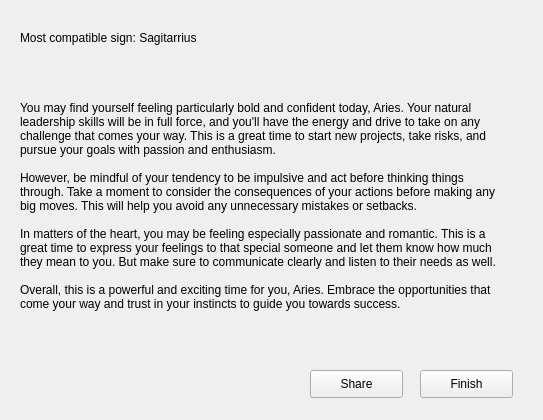
<?xml version="1.0" encoding="UTF-8"?>
<ui version="4.0">
 <class>Form</class>
 <widget class="QWidget" name="Form">
  <property name="geometry">
   <rect>
    <x>0</x>
    <y>0</y>
    <width>543</width>
    <height>420</height>
   </rect>
  </property>
  <property name="windowTitle">
   <string>Form</string>
  </property>
  <widget class="QLabel" name="label">
   <property name="geometry">
    <rect>
     <x>20</x>
     <y>30</y>
     <width>271</width>
     <height>16</height>
    </rect>
   </property>
   <property name="text">
    <string>Most compatible sign: Sagitarrius</string>
   </property>
  </widget>
  <widget class="QLabel" name="label_2">
   <property name="geometry">
    <rect>
     <x>20</x>
     <y>40</y>
     <width>491</width>
     <height>331</height>
    </rect>
   </property>
   <property name="text">
    <string>You may find yourself feeling particularly bold and confident today, Aries. Your natural leadership skills will be in full force, and you'll have the energy and drive to take on any challenge that comes your way. This is a great time to start new projects, take risks, and pursue your goals with passion and enthusiasm.

However, be mindful of your tendency to be impulsive and act before thinking things through. Take a moment to consider the consequences of your actions before making any big moves. This will help you avoid any unnecessary mistakes or setbacks.

In matters of the heart, you may be feeling especially passionate and romantic. This is a great time to express your feelings to that special someone and let them know how much they mean to you. But make sure to communicate clearly and listen to their needs as well.

Overall, this is a powerful and exciting time for you, Aries. Embrace the opportunities that come your way and trust in your instincts to guide you towards success.</string>
   </property>
   <property name="wordWrap">
    <bool>true</bool>
   </property>
  </widget>
  <widget class="QPushButton" name="pushButton">
   <property name="geometry">
    <rect>
     <x>420</x>
     <y>370</y>
     <width>93</width>
     <height>28</height>
    </rect>
   </property>
   <property name="text">
    <string>Finish</string>
   </property>
  </widget>
  <widget class="QPushButton" name="pushButton_2">
   <property name="geometry">
    <rect>
     <x>310</x>
     <y>370</y>
     <width>93</width>
     <height>28</height>
    </rect>
   </property>
   <property name="text">
    <string>Share</string>
   </property>
  </widget>
 </widget>
 <resources/>
 <connections/>
</ui>
